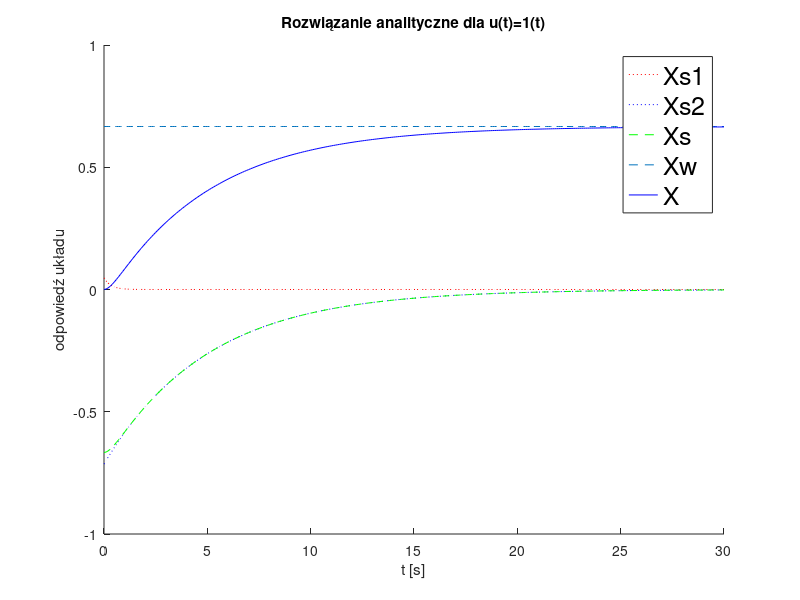

MATLAB code to generate this figure:
clear all;
close all;

%wartości A1 i A2 wyznaczone analitycznie na kartce
A1 = 1/21;
A2 = -5/7;

%pierwiastki równania charakterystycznego-wyznaczone analitycznie
lambda1 = -3;
lambda2 = -1/5;

%rozwiązanie wymuszone-wyznaczone analitycznie
Xw = 2/3;

%wykresy
t=[0:0.1:30];
Xs1 = A1*exp(lambda1*t);
Xs2 = A2*exp(lambda2*t);
Xs = Xs1 + Xs2;
X = Xs + Xw;
figure(1);
hold on;
plot(t, Xs1, 'r:');
plot(t, Xs2, 'b:');
plot(t, Xs, 'g--');
St = ones(1, length(t));
plot(t, St*Xw, '--');
plot(t, X, 'b');
title('Rozwiązanie analityczne dla u(t)=1(t)');
xlabel('t [s]');
ylabel('odpowiedź układu');
legend('Xs1', 'Xs2', 'Xs', 'Xw', 'X', 'FontSize', 18);










